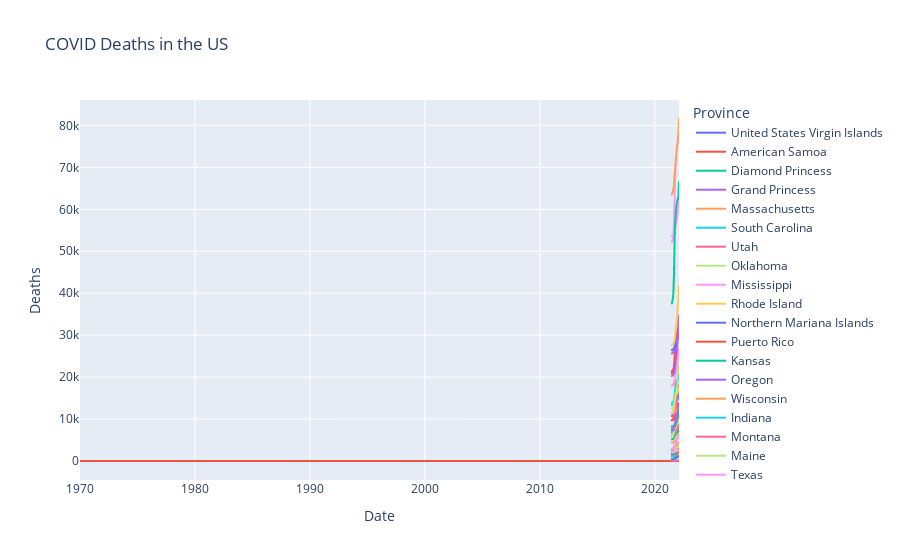

Write notebook code for a chart like this one.
### Markdown cell above
## Group Activity Problem 8

Now let's try to use the https://api.covid19api.com/live/country/united-states endpoint to create a line graph. Try the code below:

### Code cell
import plotly.express as px
import requests

response = requests.get("https://api.covid19api.com/live/country/united-states")

data = response.json()

fig = px.line(data, x="Date", y="Deaths", color="Province", title='COVID Deaths in the US')
fig.show()

### Figure 1 — Plotly figure (JSON) as saved in the notebook; plotly's stock layout.template omitted (floating-point values rounded to 4 significant figures; data arrays with more than 128 entries replaced by an {"elided": "..."} marker saying what was removed)
{"data": [{"hovertemplate": "Province=United States Virgin Islands<br>Date=%{x}<br>Deaths=%{y}<extra></extra>", "legendgroup": "United States Virgin Islands", "line": {"color": "#636efa", "dash": "solid"}, "marker": {"symbol": "circle"}, "mode": "lines", "name": "United States Virgin Islands", "showlegend": true, "type": "scattergl", "x": ["1970-01-01T00:00:00Z"], "xaxis": "x", "y": [0], "yaxis": "y"}, {"hovertemplate": "Province=American Samoa<br>Date=%{x}<br>Deaths=%{y}<extra></extra>", "legendgroup": "American Samoa", "line": {"color": "#EF553B", "dash": "solid"}, "marker": {"symbol": "circle"}, "mode": "lines", "name": "American Samoa", "showlegend": true, "type": "scattergl", "x": ["1970-01-01T00:00:00Z", "2021-10-06T00:00:00Z", "2021-10-07T00:00:00Z", "2021-10-08T00:00:00Z", "2021-10-09T00:00:00Z", "2021-10-10T00:00:00Z", "2021-10-11T00:00:00Z", "2021-10-12T00:00:00Z", "2021-10-13T00:00:00Z", "2021-10-14T00:00:00Z", "2021-10-15T00:00:00Z", "2021-10-16T00:00:00Z", "2021-10-17T00:00:00Z", "2021-10-18T00:00:00Z", "2021-10-19T00:00:00Z", "2021-10-20T00:00:00Z", "2021-10-21T00:00:00Z", "2021-10-22T00:00:00Z", "2021-10-23T00:00:00Z", "2021-10-24T00:00:00Z", "2021-10-25T00:00:00Z", "2021-10-26T00:00:00Z", "2021-10-27T00:00:00Z", "2021-10-28T00:00:00Z", "2021-10-29T00:00:00Z", "2021-10-30T00:00:00Z", "2021-10-31T00:00:00Z", "2021-11-01T00:00:00Z", "2021-11-02T00:00:00Z", "2021-11-03T00:00:00Z", "2021-11-04T00:00:00Z", "2021-11-05T00:00:00Z", "2021-11-06T00:00:00Z", "2021-11-07T00:00:00Z", "2021-11-08T00:00:00Z", "2021-11-09T00:00:00Z", "2021-11-10T00:00:00Z", "2021-11-11T00:00:00Z", "2021-11-12T00:00:00Z", "2021-11-13T00:00:00Z", "2021-11-14T00:00:00Z", "2021-11-15T00:00:00Z", "2021-11-16T00:00:00Z", "2021-11-17T00:00:00Z", "2021-11-18T00:00:00Z", "2021-11-19T00:00:00Z", "2021-11-20T00:00:00Z", "2021-11-21T00:00:00Z", "2021-11-22T00:00:00Z", "2021-11-23T00:00:00Z", "2021-11-24T00:00:00Z", "2021-11-25T00:00:00Z", "2021-11-26T00:00:00Z", "2021-11-27T00:00:00Z", "2021-11-28T00:00:00Z", "2021-11-29T00:00:00Z", "2021-11-30T00:00:00Z", "2021-12-01T00:00:00Z", "2021-12-02T00:00:00Z", "2021-12-03T00:00:00Z", "2021-12-04T00:00:00Z", "2021-12-05T00:00:00Z", "2021-12-06T00:00:00Z", "2021-12-07T00:00:00Z", "2021-12-08T00:00:00Z", "2021-12-09T00:00:00Z", "2021-12-13T00:00:00Z", "2021-12-14T00:00:00Z", "2021-12-15T00:00:00Z", "2021-12-16T00:00:00Z", "2021-12-17T00:00:00Z", "2021-12-18T00:00:00Z", "2021-12-19T00:00:00Z", "2021-12-20T00:00:00Z", "2021-12-21T00:00:00Z", "2021-12-22T00:00:00Z", "2021-12-23T00:00:00Z", "2021-12-24T00:00:00Z", "2021-12-25T00:00:00Z", "2021-12-26T00:00:00Z", "2021-12-27T00:00:00Z", "2021-12-28T00:00:00Z", "2021-12-29T00:00:00Z", "2021-12-30T00:00:00Z", "2021-12-31T00:00:00Z", "2022-01-01T00:00:00Z", "2022-01-02T00:00:00Z", "2022-01-03T00:00:00Z", "2022-01-04T00:00:00Z", "2022-01-05T00:00:00Z", "2022-01-06T00:00:00Z", "2022-01-07T00:00:00Z", "2022-01-08T00:00:00Z", "2022-01-09T00:00:00Z", "2022-01-10T00:00:00Z", "2022-01-11T00:00:00Z", "2022-01-12T00:00:00Z", "2022-01-13T00:00:00Z", "2022-01-14T00:00:00Z", "2022-01-15T00:00:00Z", "2022-01-16T00:00:00Z", "2022-01-17T00:00:00Z", "2022-01-18T00:00:00Z", "2022-01-19T00:00:00Z", "2022-01-20T00:00:00Z", "2022-01-21T00:00:00Z", "2022-01-22T00:00:00Z", "2022-01-23T00:00:00Z", "2022-01-24T00:00:00Z", "2022-01-25T00:00:00Z", "2022-01-26T00:00:00Z", "2022-01-27T00:00:00Z", "2022-01-28T00:00:00Z", "2022-01-29T00:00:00Z", "2022-01-30T00:00:00Z", "2022-01-31T00:00:00Z", "2022-02-01T00:00:00Z", "2022-02-02T00:00:00Z", "2022-02-03T00:00:00Z", "2022-02-04T00:00:00Z", "2022-02-05T00:00:00Z", "2022-02-06T00:00:00Z", "2022-02-07T00:00:00Z", "2022-02-08T00:00:00Z", "2022-02-09T00:00:00Z"], "xaxis": "x", "y": [0, 0, 0, 0, 0, 0, 0, 0, 0, 0, 0, 0, 0, 0, 0, 0, 0, 0, 0, 0, 0, 0, 0, 0, 0, 0, 0, 0, 0, 0, 0, 0, 0, 0, 0, 0, 0, 0, 0, 0, 0, 0, 0, 0, 0, 0, 0, 0, 0, 0, 0, 0, 0, 0, 0, 0, 0, 0, 0, 0, 0, 0, 0, 0, 0, 0, 0, 0, 0, 0, 0, 0, 0, 0, 0, 0, 0, 0, 0, 0, 0, 0, 0, 0, 0, 0, 0, 0, 0, 0, 0, 0, 0, 0, 0, 0, 0, 0, 0, 0, 0, 0, 0, 0, 0, 0, 0, 0, 0, 0, 0, 0, 0, 0, 0, 0, 0, 0, 0, 0, 0, 0, 0, 0, 0], "yaxis": "y"}, {"hovertemplate": "Province=Diamond Princess<br>Date=%{x}<br>Deaths=%{y}<extra></extra>", "legendgroup": "Diamond Princess", "line": {"color": "#00cc96", "dash": "solid"}, "marker": {"symbol": "circle"}, "mode": "lines", "name": "Diamond Princess", "showlegend": true, "type": "scattergl", "x": ["2020-08-04T00:00:00Z"], "xaxis": "x", "y": [0], "yaxis": "y"}, {"hovertemplate": "Province=Grand Princess<br>Date=%{x}<br>Deaths=%{y}<extra></extra>", "legendgroup": "Grand Princess", "line": {"color": "#ab63fa", "dash": "solid"}, "marker": {"symbol": "circle"}, "mode": "lines", "name": "Grand Princess", "showlegend": true, "type": "scattergl", "x": ["2020-08-04T00:00:00Z"], "xaxis": "x", "y": [3], "yaxis": "y"}, {"hovertemplate": "Province=Massachusetts<br>Date=%{x}<br>Deaths=%{y}<extra></extra>", "legendgroup": "Massachusetts", "line": {"color": "#FFA15A", "dash": "solid"}, "marker": {"symbol": "circle"}, "mode": "lines", "name": "Massachusetts", "showlegend": true, "type": "scattergl", "x": {"elided": "226 str values"}, "xaxis": "x", "y": {"elided": "226 int values"}, "yaxis": "y"}, {"hovertemplate": "Province=South Carolina<br>Date=%{x}<br>Deaths=%{y}<extra></extra>", "legendgroup": "South Carolina", "line": {"color": "#19d3f3", "dash": "solid"}, "marker": {"symbol": "circle"}, "mode": "lines", "name": "South Carolina", "showlegend": true, "type": "scattergl", "x": {"elided": "226 str values"}, "xaxis": "x", "y": {"elided": "226 int values"}, "yaxis": "y"}, {"hovertemplate": "Province=Utah<br>Date=%{x}<br>Deaths=%{y}<extra></extra>", "legendgroup": "Utah", "line": {"color": "#FF6692", "dash": "solid"}, "marker": {"symbol": "circle"}, "mode": "lines", "name": "Utah", "showlegend": true, "type": "scattergl", "x": {"elided": "226 str values"}, "xaxis": "x", "y": {"elided": "226 int values"}, "yaxis": "y"}, {"hovertemplate": "Province=Oklahoma<br>Date=%{x}<br>Deaths=%{y}<extra></extra>", "legendgroup": "Oklahoma", "line": {"color": "#B6E880", "dash": "solid"}, "marker": {"symbol": "circle"}, "mode": "lines", "name": "Oklahoma", "showlegend": true, "type": "scattergl", "x": {"elided": "226 str values"}, "xaxis": "x", "y": {"elided": "226 int values"}, "yaxis": "y"}, {"hovertemplate": "Province=Mississippi<br>Date=%{x}<br>Deaths=%{y}<extra></extra>", "legendgroup": "Mississippi", "line": {"color": "#FF97FF", "dash": "solid"}, "marker": {"symbol": "circle"}, "mode": "lines", "name": "Mississippi", "showlegend": true, "type": "scattergl", "x": {"elided": "226 str values"}, "xaxis": "x", "y": {"elided": "226 int values"}, "yaxis": "y"}, {"hovertemplate": "Province=Rhode Island<br>Date=%{x}<br>Deaths=%{y}<extra></extra>", "legendgroup": "Rhode Island", "line": {"color": "#FECB52", "dash": "solid"}, "marker": {"symbol": "circle"}, "mode": "lines", "name": "Rhode Island", "showlegend": true, "type": "scattergl", "x": {"elided": "226 str values"}, "xaxis": "x", "y": {"elided": "226 int values"}, "yaxis": "y"}, {"hovertemplate": "Province=Northern Mariana Islands<br>Date=%{x}<br>Deaths=%{y}<extra></extra>", "legendgroup": "Northern Mariana Islands", "line": {"color": "#636efa", "dash": "solid"}, "marker": {"symbol": "circle"}, "mode": "lines", "name": "Northern Mariana Islands", "showlegend": true, "type": "scattergl", "x": {"elided": "226 str values"}, "xaxis": "x", "y": {"elided": "226 int values"}, "yaxis": "y"}, {"hovertemplate": "Province=Puerto Rico<br>Date=%{x}<br>Deaths=%{y}<extra></extra>", "legendgroup": "Puerto Rico", "line": {"color": "#EF553B", "dash": "solid"}, "marker": {"symbol": "circle"}, "mode": "lines", "name": "Puerto Rico", "showlegend": true, "type": "scattergl", "x": {"elided": "226 str values"}, "xaxis": "x", "y": {"elided": "226 int values"}, "yaxis": "y"}, {"hovertemplate": "Province=Kansas<br>Date=%{x}<br>Deaths=%{y}<extra></extra>", "legendgroup": "Kansas", "line": {"color": "#00cc96", "dash": "solid"}, "marker": {"symbol": "circle"}, "mode": "lines", "name": "Kansas", "showlegend": true, "type": "scattergl", "x": {"elided": "226 str values"}, "xaxis": "x", "y": {"elided": "226 int values"}, "yaxis": "y"}, {"hovertemplate": "Province=Oregon<br>Date=%{x}<br>Deaths=%{y}<extra></extra>", "legendgroup": "Oregon", "line": {"color": "#ab63fa", "dash": "solid"}, "marker": {"symbol": "circle"}, "mode": "lines", "name": "Oregon", "showlegend": true, "type": "scattergl", "x": {"elided": "226 str values"}, "xaxis": "x", "y": {"elided": "226 int values"}, "yaxis": "y"}, {"hovertemplate": "Province=Wisconsin<br>Date=%{x}<br>Deaths=%{y}<extra></extra>", "legendgroup": "Wisconsin", "line": {"color": "#FFA15A", "dash": "solid"}, "marker": {"symbol": "circle"}, "mode": "lines", "name": "Wisconsin", "showlegend": true, "type": "scattergl", "x": {"elided": "226 str values"}, "xaxis": "x", "y": {"elided": "226 int values"}, "yaxis": "y"}, {"hovertemplate": "Province=Indiana<br>Date=%{x}<br>Deaths=%{y}<extra></extra>", "legendgroup": "Indiana", "line": {"color": "#19d3f3", "dash": "solid"}, "marker": {"symbol": "circle"}, "mode": "lines", "name": "Indiana", "showlegend": true, "type": "scattergl", "x": {"elided": "226 str values"}, "xaxis": "x", "y": {"elided": "226 int values"}, "yaxis": "y"}, {"hovertemplate": "Province=Montana<br>Date=%{x}<br>Deaths=%{y}<extra></extra>", "legendgroup": "Montana", "line": {"color": "#FF6692", "dash": "solid"}, "marker": {"symbol": "circle"}, "mode": "lines", "name": "Montana", "showlegend": true, "type": "scattergl", "x": {"elided": "226 str values"}, "xaxis": "x", "y": {"elided": "226 int values"}, "yaxis": "y"}, {"hovertemplate": "Province=Maine<br>Date=%{x}<br>Deaths=%{y}<extra></extra>", "legendgroup": "Maine", "line": {"color": "#B6E880", "dash": "solid"}, "marker": {"symbol": "circle"}, "mode": "lines", "name": "Maine", "showlegend": true, "type": "scattergl", "x": {"elided": "226 str values"}, "xaxis": "x", "y": {"elided": "226 int values"}, "yaxis": "y"}, {"hovertemplate": "Province=Texas<br>Date=%{x}<br>Deaths=%{y}<extra></extra>", "legendgroup": "Texas", "line": {"color": "#FF97FF", "dash": "solid"}, "marker": {"symbol": "circle"}, "mode": "lines", "name": "Texas", "showlegend": true, "type": "scattergl", "x": {"elided": "226 str values"}, "xaxis": "x", "y": {"elided": "226 int values"}, "yaxis": "y"}, {"hovertemplate": "Province=Wyoming<br>Date=%{x}<br>Deaths=%{y}<extra></extra>", "legendgroup": "Wyoming", "line": {"color": "#FECB52", "dash": "solid"}, "marker": {"symbol": "circle"}, "mode": "lines", "name": "Wyoming", "showlegend": true, "type": "scattergl", "x": {"elided": "226 str values"}, "xaxis": "x", "y": {"elided": "226 int values"}, "yaxis": "y"}, {"hovertemplate": "Province=Louisiana<br>Date=%{x}<br>Deaths=%{y}<extra></extra>", "legendgroup": "Louisiana", "line": {"color": "#636efa", "dash": "solid"}, "marker": {"symbol": "circle"}, "mode": "lines", "name": "Louisiana", "showlegend": true, "type": "scattergl", "x": {"elided": "226 str values"}, "xaxis": "x", "y": {"elided": "226 int values"}, "yaxis": "y"}, {"hovertemplate": "Province=Georgia<br>Date=%{x}<br>Deaths=%{y}<extra></extra>", "legendgroup": "Georgia", "line": {"color": "#EF553B", "dash": "solid"}, "marker": {"symbol": "circle"}, "mode": "lines", "name": "Georgia", "showlegend": true, "type": "scattergl", "x": {"elided": "226 str values"}, "xaxis": "x", "y": {"elided": "226 int values"}, "yaxis": "y"}, {"hovertemplate": "Province=Connecticut<br>Date=%{x}<br>Deaths=%{y}<extra></extra>", "legendgroup": "Connecticut", "line": {"color": "#00cc96", "dash": "solid"}, "marker": {"symbol": "circle"}, "mode": "lines", "name": "Connecticut", "showlegend": true, "type": "scattergl", "x": {"elided": "226 str values"}, "xaxis": "x", "y": {"elided": "226 int values"}, "yaxis": "y"}, {"hovertemplate": "Province=Illinois<br>Date=%{x}<br>Deaths=%{y}<extra></extra>", "legendgroup": "Illinois", "line": {"color": "#ab63fa", "dash": "solid"}, "marker": {"symbol": "circle"}, "mode": "lines", "name": "Illinois", "showlegend": true, "type": "scattergl", "x": {"elided": "226 str values"}, "xaxis": "x", "y": {"elided": "226 int values"}, "yaxis": "y"}, {"hovertemplate": "Province=Guam<br>Date=%{x}<br>Deaths=%{y}<extra></extra>", "legendgroup": "Guam", "line": {"color": "#FFA15A", "dash": "solid"}, "marker": {"symbol": "circle"}, "mode": "lines", "name": "Guam", "showlegend": true, "type": "scattergl", "x": {"elided": "226 str values"}, "xaxis": "x", "y": {"elided": "226 int values"}, "yaxis": "y"}, {"hovertemplate": "Province=Colorado<br>Date=%{x}<br>Deaths=%{y}<extra></extra>", "legendgroup": "Colorado", "line": {"color": "#19d3f3", "dash": "solid"}, "marker": {"symbol": "circle"}, "mode": "lines", "name": "Colorado", "showlegend": true, "type": "scattergl", "x": {"elided": "226 str values"}, "xaxis": "x", "y": {"elided": "226 int values"}, "yaxis": "y"}, {"hovertemplate": "Province=New Hampshire<br>Date=%{x}<br>Deaths=%{y}<extra></extra>", "legendgroup": "New Hampshire", "line": {"color": "#FF6692", "dash": "solid"}, "marker": {"symbol": "circle"}, "mode": "lines", "name": "New Hampshire", "showlegend": true, "type": "scattergl", "x": {"elided": "226 str values"}, "xaxis": "x", "y": {"elided": "226 int values"}, "yaxis": "y"}, {"hovertemplate": "Province=Vermont<br>Date=%{x}<br>Deaths=%{y}<extra></extra>", "legendgroup": "Vermont", "line": {"color": "#B6E880", "dash": "solid"}, "marker": {"symbol": "circle"}, "mode": "lines", "name": "Vermont", "showlegend": true, "type": "scattergl", "x": {"elided": "226 str values"}, "xaxis": "x", "y": {"elided": "226 int values"}, "yaxis": "y"}, {"hovertemplate": "Province=New York<br>Date=%{x}<br>Deaths=%{y}<extra></extra>", "legendgroup": "New York", "line": {"color": "#FF97FF", "dash": "solid"}, "marker": {"symbol": "circle"}, "mode": "lines", "name": "New York", "showlegend": true, "type": "scattergl", "x": {"elided": "226 str values"}, "xaxis": "x", "y": {"elided": "226 int values"}, "yaxis": "y"}, {"hovertemplate": "Province=Nevada<br>Date=%{x}<br>Deaths=%{y}<extra></extra>", "legendgroup": "Nevada", "line": {"color": "#FECB52", "dash": "solid"}, "marker": {"symbol": "circle"}, "mode": "lines", "name": "Nevada", "showlegend": true, "type": "scattergl", "x": {"elided": "226 str values"}, "xaxis": "x", "y": {"elided": "226 int values"}, "yaxis": "y"}, {"hovertemplate": "Province=Virginia<br>Date=%{x}<br>Deaths=%{y}<extra></extra>", "legendgroup": "Virginia", "line": {"color": "#636efa", "dash": "solid"}, "marker": {"symbol": "circle"}, "mode": "lines", "name": "Virginia", "showlegend": true, "type": "scattergl", "x": {"elided": "226 str values"}, "xaxis": "x", "y": {"elided": "226 int values"}, "yaxis": "y"}, {"hovertemplate": "Province=Michigan<br>Date=%{x}<br>Deaths=%{y}<extra></extra>", "legendgroup": "Michigan", "line": {"color": "#EF553B", "dash": "solid"}, "marker": {"symbol": "circle"}, "mode": "lines", "name": "Michigan", "showlegend": true, "type": "scattergl", "x": {"elided": "226 str values"}, "xaxis": "x", "y": {"elided": "226 int values"}, "yaxis": "y"}, {"hovertemplate": "Province=Florida<br>Date=%{x}<br>Deaths=%{y}<extra></extra>", "legendgroup": "Florida", "line": {"color": "#00cc96", "dash": "solid"}, "marker": {"symbol": "circle"}, "mode": "lines", "name": "Florida", "showlegend": true, "type": "scattergl", "x": {"elided": "226 str values"}, "xaxis": "x", "y": {"elided": "226 int values"}, "yaxis": "y"}, {"hovertemplate": "Province=Washington<br>Date=%{x}<br>Deaths=%{y}<extra></extra>", "legendgroup": "Washington", "line": {"color": "#ab63fa", "dash": "solid"}, "marker": {"symbol": "circle"}, "mode": "lines", "name": "Washington", "showlegend": true, "type": "scattergl", "x": {"elided": "226 str values"}, "xaxis": "x", "y": {"elided": "226 int values"}, "yaxis": "y"}, {"hovertemplate": "Province=Idaho<br>Date=%{x}<br>Deaths=%{y}<extra></extra>", "legendgroup": "Idaho", "line": {"color": "#FFA15A", "dash": "solid"}, "marker": {"symbol": "circle"}, "mode": "lines", "name": "Idaho", "showlegend": true, "type": "scattergl", "x": {"elided": "226 str values"}, "xaxis": "x", "y": {"elided": "226 int values"}, "yaxis": "y"}, {"hovertemplate": "Province=Hawaii<br>Date=%{x}<br>Deaths=%{y}<extra></extra>", "legendgroup": "Hawaii", "line": {"color": "#19d3f3", "dash": "solid"}, "marker": {"symbol": "circle"}, "mode": "lines", "name": "Hawaii", "showlegend": true, "type": "scattergl", "x": {"elided": "226 str values"}, "xaxis": "x", "y": {"elided": "226 int values"}, "yaxis": "y"}, {"hovertemplate": "Province=Iowa<br>Date=%{x}<br>Deaths=%{y}<extra></extra>", "legendgroup": "Iowa", "line": {"color": "#FF6692", "dash": "solid"}, "marker": {"symbol": "circle"}, "mode": "lines", "name": "Iowa", "showlegend": true, "type": "scattergl", "x": {"elided": "226 str values"}, "xaxis": "x", "y": {"elided": "226 int values"}, "yaxis": "y"}, {"hovertemplate": "Province=Arkansas<br>Date=%{x}<br>Deaths=%{y}<extra></extra>", "legendgroup": "Arkansas", "line": {"color": "#B6E880", "dash": "solid"}, "marker": {"symbol": "circle"}, "mode": "lines", "name": "Arkansas", "showlegend": true, "type": "scattergl", "x": {"elided": "226 str values"}, "xaxis": "x", "y": {"elided": "226 int values"}, "yaxis": "y"}, {"hovertemplate": "Province=Arizona<br>Date=%{x}<br>Deaths=%{y}<extra></extra>", "legendgroup": "Arizona", "line": {"color": "#FF97FF", "dash": "solid"}, "marker": {"symbol": "circle"}, "mode": "lines", "name": "Arizona", "showlegend": true, "type": "scattergl", "x": {"elided": "226 str values"}, "xaxis": "x", "y": {"elided": "226 int values"}, "yaxis": "y"}, {"hovertemplate": "Province=Pennsylvania<br>Date=%{x}<br>Deaths=%{y}<extra></extra>", "legendgroup": "Pennsylvania", "line": {"color": "#FECB52", "dash": "solid"}, "marker": {"symbol": "circle"}, "mode": "lines", "name": "Pennsylvania", "showlegend": true, "type": "scattergl", "x": {"elided": "226 str values"}, "xaxis": "x", "y": {"elided": "226 int values"}, "yaxis": "y"}, {"hovertemplate": "Province=New Jersey<br>Date=%{x}<br>Deaths=%{y}<extra></extra>", "legendgroup": "New Jersey", "line": {"color": "#636efa", "dash": "solid"}, "marker": {"symbol": "circle"}, "mode": "lines", "name": "New Jersey", "showlegend": true, "type": "scattergl", "x": {"elided": "226 str values"}, "xaxis": "x", "y": {"elided": "226 int values"}, "yaxis": "y"}, {"hovertemplate": "Province=North Dakota<br>Date=%{x}<br>Deaths=%{y}<extra></extra>", "legendgroup": "North Dakota", "line": {"color": "#EF553B", "dash": "solid"}, "marker": {"symbol": "circle"}, "mode": "lines", "name": "North Dakota", "showlegend": true, "type": "scattergl", "x": {"elided": "226 str values"}, "xaxis": "x", "y": {"elided": "226 int values"}, "yaxis": "y"}, {"hovertemplate": "Province=Minnesota<br>Date=%{x}<br>Deaths=%{y}<extra></extra>", "legendgroup": "Minnesota", "line": {"color": "#00cc96", "dash": "solid"}, "marker": {"symbol": "circle"}, "mode": "lines", "name": "Minnesota", "showlegend": true, "type": "scattergl", "x": {"elided": "226 str values"}, "xaxis": "x", "y": {"elided": "226 int values"}, "yaxis": "y"}, {"hovertemplate": "Province=Ohio<br>Date=%{x}<br>Deaths=%{y}<extra></extra>", "legendgroup": "Ohio", "line": {"color": "#ab63fa", "dash": "solid"}, "marker": {"symbol": "circle"}, "mode": "lines", "name": "Ohio", "showlegend": true, "type": "scattergl", "x": {"elided": "226 str values"}, "xaxis": "x", "y": {"elided": "226 int values"}, "yaxis": "y"}, {"hovertemplate": "Province=New Mexico<br>Date=%{x}<br>Deaths=%{y}<extra></extra>", "legendgroup": "New Mexico", "line": {"color": "#FFA15A", "dash": "solid"}, "marker": {"symbol": "circle"}, "mode": "lines", "name": "New Mexico", "showlegend": true, "type": "scattergl", "x": {"elided": "226 str values"}, "xaxis": "x", "y": {"elided": "226 int values"}, "yaxis": "y"}, {"hovertemplate": "Province=District of Columbia<br>Date=%{x}<br>Deaths=%{y}<extra></extra>", "legendgroup": "District of Columbia", "line": {"color": "#19d3f3", "dash": "solid"}, "marker": {"symbol": "circle"}, "mode": "lines", "name": "District of Columbia", "showlegend": true, "type": "scattergl", "x": {"elided": "226 str values"}, "xaxis": "x", "y": {"elided": "226 int values"}, "yaxis": "y"}, {"hovertemplate": "Province=Missouri<br>Date=%{x}<br>Deaths=%{y}<extra></extra>", "legendgroup": "Missouri", "line": {"color": "#FF6692", "dash": "solid"}, "marker": {"symbol": "circle"}, "mode": "lines", "name": "Missouri", "showlegend": true, "type": "scattergl", "x": {"elided": "226 str values"}, "xaxis": "x", "y": {"elided": "226 int values"}, "yaxis": "y"}, {"hovertemplate": "Province=Nebraska<br>Date=%{x}<br>Deaths=%{y}<extra></extra>", "legendgroup": "Nebraska", "line": {"color": "#B6E880", "dash": "solid"}, "marker": {"symbol": "circle"}, "mode": "lines", "name": "Nebraska", "showlegend": true, "type": "scattergl", "x": {"elided": "225 str values"}, "xaxis": "x", "y": {"elided": "225 int values"}, "yaxis": "y"}, {"hovertemplate": "Province=West Virginia<br>Date=%{x}<br>Deaths=%{y}<extra></extra>", "legendgroup": "West Virginia", "line": {"color": "#FF97FF", "dash": "solid"}, "marker": {"symbol": "circle"}, "mode": "lines", "name": "West Virginia", "showlegend": true, "type": "scattergl", "x": {"elided": "226 str values"}, "xaxis": "x", "y": {"elided": "226 int values"}, "yaxis": "y"}, {"hovertemplate": "Province=Alabama<br>Date=%{x}<br>Deaths=%{y}<extra></extra>", "legendgroup": "Alabama", "line": {"color": "#FECB52", "dash": "solid"}, "marker": {"symbol": "circle"}, "mode": "lines", "name": "Alabama", "showlegend": true, "type": "scattergl", "x": {"elided": "226 str values"}, "xaxis": "x", "y": {"elided": "226 int values"}, "yaxis": "y"}, {"hovertemplate": "Province=Alaska<br>Date=%{x}<br>Deaths=%{y}<extra></extra>", "legendgroup": "Alaska", "line": {"color": "#636efa", "dash": "solid"}, "marker": {"symbol": "circle"}, "mode": "lines", "name": "Alaska", "showlegend": true, "type": "scattergl", "x": {"elided": "226 str values"}, "xaxis": "x", "y": {"elided": "226 int values"}, "yaxis": "y"}, {"hovertemplate": "Province=Maryland<br>Date=%{x}<br>Deaths=%{y}<extra></extra>", "legendgroup": "Maryland", "line": {"color": "#EF553B", "dash": "solid"}, "marker": {"symbol": "circle"}, "mode": "lines", "name": "Maryland", "showlegend": true, "type": "scattergl", "x": {"elided": "226 str values"}, "xaxis": "x", "y": {"elided": "226 int values"}, "yaxis": "y"}, {"hovertemplate": "Province=Delaware<br>Date=%{x}<br>Deaths=%{y}<extra></extra>", "legendgroup": "Delaware", "line": {"color": "#00cc96", "dash": "solid"}, "marker": {"symbol": "circle"}, "mode": "lines", "name": "Delaware", "showlegend": true, "type": "scattergl", "x": {"elided": "226 str values"}, "xaxis": "x", "y": {"elided": "226 int values"}, "yaxis": "y"}, {"hovertemplate": "Province=Kentucky<br>Date=%{x}<br>Deaths=%{y}<extra></extra>", "legendgroup": "Kentucky", "line": {"color": "#ab63fa", "dash": "solid"}, "marker": {"symbol": "circle"}, "mode": "lines", "name": "Kentucky", "showlegend": true, "type": "scattergl", "x": {"elided": "226 str values"}, "xaxis": "x", "y": {"elided": "226 int values"}, "yaxis": "y"}, {"hovertemplate": "Province=California<br>Date=%{x}<br>Deaths=%{y}<extra></extra>", "legendgroup": "California", "line": {"color": "#FFA15A", "dash": "solid"}, "marker": {"symbol": "circle"}, "mode": "lines", "name": "California", "showlegend": true, "type": "scattergl", "x": {"elided": "226 str values"}, "xaxis": "x", "y": {"elided": "226 int values"}, "yaxis": "y"}, {"hovertemplate": "Province=North Carolina<br>Date=%{x}<br>Deaths=%{y}<extra></extra>", "legendgroup": "North Carolina", "line": {"color": "#19d3f3", "dash": "solid"}, "marker": {"symbol": "circle"}, "mode": "lines", "name": "North Carolina", "showlegend": true, "type": "scattergl", "x": {"elided": "226 str values"}, "xaxis": "x", "y": {"elided": "226 int values"}, "yaxis": "y"}, {"hovertemplate": "Province=Virgin Islands<br>Date=%{x}<br>Deaths=%{y}<extra></extra>", "legendgroup": "Virgin Islands", "line": {"color": "#FF6692", "dash": "solid"}, "marker": {"symbol": "circle"}, "mode": "lines", "name": "Virgin Islands", "showlegend": true, "type": "scattergl", "x": {"elided": "226 str values"}, "xaxis": "x", "y": {"elided": "226 int values"}, "yaxis": "y"}, {"hovertemplate": "Province=Tennessee<br>Date=%{x}<br>Deaths=%{y}<extra></extra>", "legendgroup": "Tennessee", "line": {"color": "#B6E880", "dash": "solid"}, "marker": {"symbol": "circle"}, "mode": "lines", "name": "Tennessee", "showlegend": true, "type": "scattergl", "x": {"elided": "226 str values"}, "xaxis": "x", "y": {"elided": "226 int values"}, "yaxis": "y"}, {"hovertemplate": "Province=South Dakota<br>Date=%{x}<br>Deaths=%{y}<extra></extra>", "legendgroup": "South Dakota", "line": {"color": "#FF97FF", "dash": "solid"}, "marker": {"symbol": "circle"}, "mode": "lines", "name": "South Dakota", "showlegend": true, "type": "scattergl", "x": {"elided": "226 str values"}, "xaxis": "x", "y": {"elided": "226 int values"}, "yaxis": "y"}], "layout": {"legend": {"title": {"text": "Province"}, "tracegroupgap": 0}, "title": {"text": "COVID Deaths in the US"}, "xaxis": {"anchor": "y", "domain": [0, 1], "title": {"text": "Date"}}, "yaxis": {"anchor": "x", "domain": [0, 1], "title": {"text": "Deaths"}}}}
